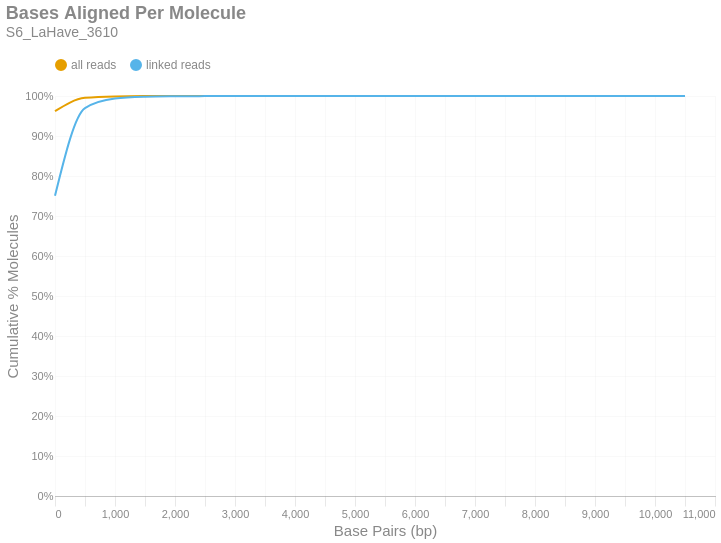

Notebook code for this chart:
### Markdown cell above
### Bases Aligned Per Molecule
This is a cumulative frequency distribution showing the number of base pairs aligned per unique molecule. These data are shown in 500 bp bins. There are two distributions: one with `all reads` (yellow) and another with only `linked reads` (blue). The percent of molecules in the `linked reads` distribution is relative to the total number of linked molecules.

### Code cell
if SKIPLR:
    print_html(f"Skipped")
else:
    binned_df = consolidated_hist(valids['aligned_bp'], mask, 500, True)
    with SafeRender(binned_df):
        (
            density_plot(binned_df, 'Bases Aligned Per Molecule', samplename, 'basesper')
            .encode(
                x=alt.X('bin:Q', title="Base Pairs (bp)").axis(tickMinStep=500).scale(padding=0),
                y=alt.Y('value:Q', title='Cumulative % Molecules')
                    .axis(format='%')
                    .scale(domain = [0,1])
                    .stack(False),
                color=alt.Color("key:N").scale(domain = ["all reads", "linked reads"]),
                tooltip = [
                    alt.Tooltip("key:N", title = "Data Type"),
                    alt.Tooltip("range_label:N", title="Bases Aligned Per Molecule"),
                    alt.Tooltip("value:Q", format = ".2%", title="% Molecules (Cum.)")
                ]
            )
        ).display()

### Figure 1 — Vega-Lite specification as saved in the notebook (floating-point values rounded to 4 significant figures)
{"width": "container", "height": 400, "config": {"title": {"anchor": "start", "dy": -15, "fontSize": 18, "color": "#888888", "subtitleColor": "#888888", "subtitleFontSize": 14}, "arc": {"fill": "#0072B2"}, "axis": {"domainColor": "#888888", "domainWidth": 0.5, "gridWidth": 0.2, "grid": false, "titleFontWeight": 400, "titleFontSize": 15, "labelFontSize": 11, "labelColor": "#888888", "tickColor": "#888888", "tickWidth": 0.2, "titleColor": "#888888"}, "axisBand": {"grid": false}, "axisX": {"grid": true, "tickSize": 10, "domainCap": "round"}, "axisY": {"domain": false, "grid": true, "tickSize": 0, "domainCap": "round"}, "background": "transparent", "header": {"labelFontSize": 15, "labelColor": "#888888", "titleFontSize": 15, "titleFontWeight": 600, "titleColor": "#888888"}, "legend": {"labelFont": "sans-serif", "labelFontSize": 12, "labelColor": "#888888", "symbolSize": 100, "symbolType": "circle", "titleFontSize": 12, "titlePadding": 10, "titleColor": "#888888", "title": null, "orient": "top"}, "range": {"category": ["#E69F00", "#56B4E9", "#009E73", "#F0E442", "#0072B2", "#D55E00", "#CC79A7", "#000000"], "diverging": ["#cfe8f3", "#a2d4ec", "#73bfe2", "#46abdb", "#1696d2", "#12719e"]}, "area": {"fill": "#0072B2", "fillOpacity": 0.7, "line": true, "strokeOpacity": 0.7}, "line": {"color": "#0072B2", "stroke": "#0072B2", "strokeWidth": 2}, "trail": {"color": "#0072B2", "stroke": "#0072B2", "strokeWidth": 0, "size": 1}, "point": {"filled": true, "fillOpacity": 1.0, "size": 95}, "text": {"color": "#888888", "fontSize": 11, "align": "right", "fontWeight": 400, "size": 11}, "bar": {"fill": "#0072B2", "stroke": null}, "view": {"stroke": null, "continuousWidth": 660, "continuousHeight": 400}}, "data": {"name": "data-92c1a3065f57cdceb0739d4fc593e716"}, "mark": {"type": "line", "interpolate": "monotone", "point": {"opacity": 0, "size": 275}}, "encoding": {"color": {"field": "key", "scale": {"domain": ["all reads", "linked reads"]}, "type": "nominal"}, "tooltip": [{"field": "key", "title": "Data Type", "type": "nominal"}, {"field": "range_label", "title": "Bases Aligned Per Molecule", "type": "nominal"}, {"field": "value", "format": ".2%", "title": "% Molecules (Cum.)", "type": "quantitative"}], "x": {"axis": {"tickMinStep": 500}, "field": "bin", "scale": {"padding": 0}, "title": "Base Pairs (bp)", "type": "quantitative"}, "y": {"axis": {"format": "%"}, "field": "value", "scale": {"domain": [0, 1]}, "stack": false, "title": "Cumulative % Molecules", "type": "quantitative"}}, "params": [{"name": "param_c36ac31b6afebe62", "select": {"type": "point", "fields": ["key"]}, "bind": "legend"}], "title": {"text": "Bases Aligned Per Molecule", "subtitle": "S6_LaHave_3610"}, "transform": [{"fold": ["all reads (cumsum)", "linked reads (cumsum)"]}, {"calculate": "replace(datum.key, ' (cumsum)', '')", "as": "key"}, {"filter": {"param": "param_c36ac31b6afebe62"}}], "usermeta": {"embedOptions": {"downloadFileName": "S6_LaHave_3610.basesper"}}, "$schema": "https://vega.github.io/schema/vega-lite/v6.1.0.json", "datasets": {"data-92c1a3065f57cdceb0739d4fc593e716": [{"bin": "0.0", "interval": "0.0-500.0", "all reads": 0.9622, "linked reads": 0.7504, "all reads (cumsum)": 0.9622, "linked reads (cumsum)": 0.7504, "range_label": "0-499"}, {"bin": "500.0", "interval": "500.0-1000.0", "all reads": 0.03326, "linked reads": 0.2192, "all reads (cumsum)": 0.9954, "linked reads (cumsum)": 0.9696, "range_label": "500-999"}, {"bin": "1000.0", "interval": "1000.0-1500.0", "all reads": 0.003612, "linked reads": 0.02388, "all reads (cumsum)": 0.999, "linked reads (cumsum)": 0.9935, "range_label": "1000-1499"}, {"bin": "1500.0", "interval": "1500.0-2000.0", "all reads": 0.0006911, "linked reads": 0.00457, "all reads (cumsum)": 0.9997, "linked reads (cumsum)": 0.9981, "range_label": "1500-1999"}, {"bin": "2000.0", "interval": "2000.0-2500.0", "all reads": 0.0001828, "linked reads": 0.001209, "all reads (cumsum)": 0.9999, "linked reads (cumsum)": 0.9993, "range_label": "2000-2499"}, {"bin": "2500.0", "interval": "2500.0-3000.0", "all reads": 5.999e-05, "linked reads": 0.0003967, "all reads (cumsum)": 1.0, "linked reads (cumsum)": 0.9997, "range_label": "2500-2999"}, {"bin": "3000.0", "interval": "3000.0-3500.0", "all reads": 2.466e-05, "linked reads": 0.0001631, "all reads (cumsum)": 1.0, "linked reads (cumsum)": 0.9999, "range_label": "3000-3499"}, {"bin": "3500.0", "interval": "3500.0-4000.0", "all reads": 1.067e-05, "linked reads": 7.059e-05, "all reads (cumsum)": 1.0, "linked reads (cumsum)": 0.9999, "range_label": "3500-3999"}, {"bin": "4000.0", "interval": "4000.0-4500.0", "all reads": 4.8e-06, "linked reads": 3.174e-05, "all reads (cumsum)": 1.0, "linked reads (cumsum)": 1.0, "range_label": "4000-4499"}, {"bin": "4500.0", "interval": "4500.0-5000.0", "all reads": 2.069e-06, "linked reads": 1.368e-05, "all reads (cumsum)": 1.0, "linked reads (cumsum)": 1.0, "range_label": "4500-4999"}, {"bin": "5000.0", "interval": "5000.0-5500.0", "all reads": 1.738e-06, "linked reads": 1.149e-05, "all reads (cumsum)": 1.0, "linked reads (cumsum)": 1.0, "range_label": "5000-5499"}, {"bin": "5500.0", "interval": "5500.0-6000.0", "all reads": 4.138e-07, "linked reads": 2.736e-06, "all reads (cumsum)": 1.0, "linked reads (cumsum)": 1.0, "range_label": "5500-5999"}, {"bin": "6000.0", "interval": "6000.0-6500.0", "all reads": 4.138e-07, "linked reads": 2.736e-06, "all reads (cumsum)": 1.0, "linked reads (cumsum)": 1.0, "range_label": "6000-6499"}, {"bin": "6500.0", "interval": "6500.0-7000.0", "all reads": 2.483e-07, "linked reads": 1.642e-06, "all reads (cumsum)": 1.0, "linked reads (cumsum)": 1.0, "range_label": "6500-6999"}, {"bin": "7000.0", "interval": "7000.0-7500.0", "all reads": 8.275e-08, "linked reads": 5.472e-07, "all reads (cumsum)": 1.0, "linked reads (cumsum)": 1.0, "range_label": "7000-7499"}, {"bin": "7500.0", "interval": "7500.0-8000.0", "all reads": 0.0, "linked reads": 0.0, "all reads (cumsum)": 1.0, "linked reads (cumsum)": 1.0, "range_label": "7500-7999"}, {"bin": "8000.0", "interval": "8000.0-8500.0", "all reads": 0.0, "linked reads": 0.0, "all reads (cumsum)": 1.0, "linked reads (cumsum)": 1.0, "range_label": "8000-8499"}, {"bin": "8500.0", "interval": "8500.0-9000.0", "all reads": 0.0, "linked reads": 0.0, "all reads (cumsum)": 1.0, "linked reads (cumsum)": 1.0, "range_label": "8500-8999"}, {"bin": "9000.0", "interval": "9000.0-9500.0", "all reads": 0.0, "linked reads": 0.0, "all reads (cumsum)": 1.0, "linked reads (cumsum)": 1.0, "range_label": "9000-9499"}, {"bin": "9500.0", "interval": "9500.0-10000.0", "all reads": 0.0, "linked reads": 0.0, "all reads (cumsum)": 1.0, "linked reads (cumsum)": 1.0, "range_label": "9500-9999"}, {"bin": "10000.0", "interval": "10000.0-10500.0", "all reads": 0.0, "linked reads": 0.0, "all reads (cumsum)": 1.0, "linked reads (cumsum)": 1.0, "range_label": "10000-10499"}, {"bin": "10500.0", "interval": "10500.0-11000.0", "all reads": 8.275e-08, "linked reads": 5.472e-07, "all reads (cumsum)": 1.0, "linked reads (cumsum)": 1.0, "range_label": "10500-10999"}]}}
